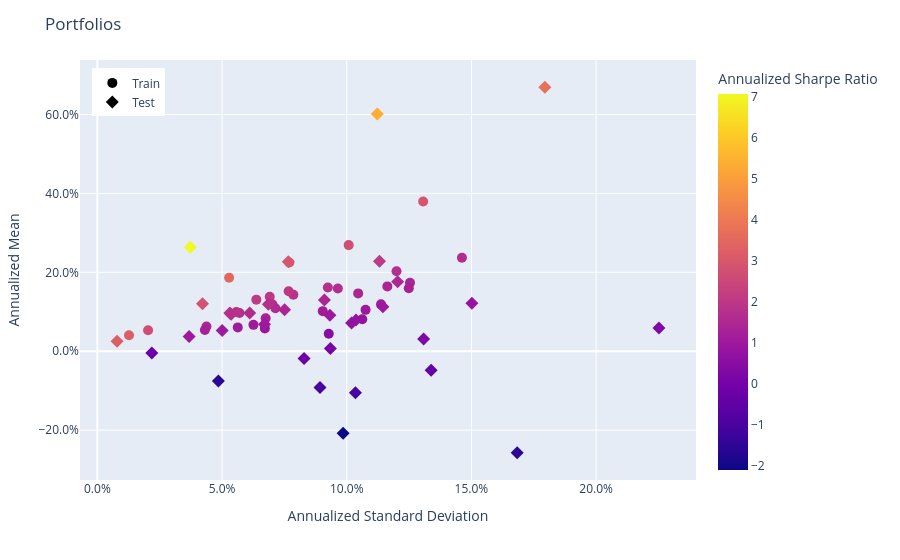

Notebook cell for this chart:
### Code cell
population.plot_measures(
    x=RiskMeasure.ANNUALIZED_STANDARD_DEVIATION,
    y=PerfMeasure.ANNUALIZED_MEAN,
    color_scale=RatioMeasure.ANNUALIZED_SHARPE_RATIO,
    hover_measures=[RiskMeasure.MAX_DRAWDOWN, RatioMeasure.ANNUALIZED_SORTINO_RATIO],
)

### Figure 1 — Plotly figure (JSON) as saved in the notebook; plotly's stock layout.template omitted (floating-point values rounded to 4 significant figures; data arrays with more than 128 entries replaced by an {"elided": "..."} marker saying what was removed)
{"data": [{"customdata": {"elided": "33x4 mixed values"}, "hovertemplate": "<b>%{hovertext}</b><br><br>tag=%{customdata[0]}<br>Annualized Standard Deviation=%{x:.3f}<br>Annualized Mean=%{y:.3f}<br>MAX Drawdown=%{customdata[1]:.3f}<br>Annualized Sortino Ratio=%{customdata[2]:.3f}<br>Annualized Sharpe Ratio=%{marker.color:.3f}<extra></extra>", "hovertext": ["Fold 0", "Fold 1", "Fold 2", "Fold 3", "Fold 4", "Fold 5", "Fold 6", "Fold 7", "Fold 8", "Fold 9", "Fold 10", "Fold 11", "Fold 12", "Fold 13", "Fold 14", "Fold 15", "Fold 16", "Fold 17", "Fold 18", "Fold 19", "Fold 20", "Fold 21", "Fold 22", "Fold 23", "Fold 24", "Fold 25", "Fold 26", "Fold 27", "Fold 28", "Fold 29", "Fold 30", "Fold 31", "Fold 32"], "legendgroup": "Train", "marker": {"color": [1.825, 1.698, 0.8625, 0.4779, 1.069, 1.125, 0.9752, 1.24, 1.648, 1.385, 2.627, 2.0, 1.985, 2.052, 3.195, 1.788, 1.434, 1.747, 1.62, 1.69, 1.402, 1.279, 0.7645, 1.249, 1.073, 1.697, 1.414, 3.523, 1.045, 1.526, 2.921, 2.906, 2.669], "coloraxis": "coloraxis", "size": 10, "symbol": "circle"}, "mode": "markers", "name": "Train", "orientation": "v", "showlegend": true, "type": "scatter", "x": [0.0786, 0.05698, 0.06716, 0.09279, 0.06259, 0.0904, 0.1076, 0.06748, 0.09643, 0.1254, 0.02033, 0.06912, 0.07671, 0.06374, 0.01269, 0.05571, 0.04375, 0.09242, 0.1462, 0.12, 0.1046, 0.1249, 0.1062, 0.04311, 0.0563, 0.07019, 0.1163, 0.05284, 0.1137, 0.07138, 0.07699, 0.1306, 0.1008], "xaxis": "x", "y": [0.1434, 0.09678, 0.05792, 0.04434, 0.06693, 0.1017, 0.1049, 0.08366, 0.1589, 0.1737, 0.05341, 0.1382, 0.1523, 0.1308, 0.04054, 0.09958, 0.06272, 0.1615, 0.2368, 0.2027, 0.1466, 0.1598, 0.08122, 0.05387, 0.06044, 0.1191, 0.1644, 0.1862, 0.1189, 0.1089, 0.2249, 0.3796, 0.269], "yaxis": "y"}, {"customdata": {"elided": "33x4 mixed values"}, "hovertemplate": "<b>%{hovertext}</b><br><br>tag=%{customdata[0]}<br>Annualized Standard Deviation=%{x:.3f}<br>Annualized Mean=%{y:.3f}<br>MAX Drawdown=%{customdata[1]:.3f}<br>Annualized Sortino Ratio=%{customdata[2]:.3f}<br>Annualized Sharpe Ratio=%{marker.color:.3f}<extra></extra>", "hovertext": ["Fold 0", "Fold 1", "Fold 2", "Fold 3", "Fold 4", "Fold 5", "Fold 6", "Fold 7", "Fold 8", "Fold 9", "Fold 10", "Fold 11", "Fold 12", "Fold 13", "Fold 14", "Fold 15", "Fold 16", "Fold 17", "Fold 18", "Fold 19", "Fold 20", "Fold 21", "Fold 22", "Fold 23", "Fold 24", "Fold 25", "Fold 26", "Fold 27", "Fold 28", "Fold 29", "Fold 30", "Fold 31", "Fold 32"], "legendgroup": "Test", "marker": {"color": [-2.108, -0.2199, -1.014, -0.3616, 2.966, 1.463, 1.738, 2.849, 0.2369, 3.728, -0.1922, 1.591, 1.823, 7.067, 3.239, -1.558, 1.022, 0.9815, 0.8101, 0.07234, 1.753, 0.7621, 1.022, 1.403, 1.046, 0.7016, -1.029, 1.425, 0.9836, 5.358, 2.019, 0.2616, -1.528], "coloraxis": "coloraxis", "size": 10, "symbol": "diamond"}, "mode": "markers", "name": "Test", "orientation": "v", "showlegend": true, "type": "scatter", "x": [0.09856, 0.08289, 0.1035, 0.1339, 0.07657, 0.1204, 0.06856, 0.04216, 0.1308, 0.1795, 0.02183, 0.06108, 0.0531, 0.03729, 0.007888, 0.04853, 0.03679, 0.09323, 0.1502, 0.09343, 0.05365, 0.1037, 0.06702, 0.07507, 0.05005, 0.1019, 0.08927, 0.09105, 0.1145, 0.1123, 0.1131, 0.2252, 0.1684], "xaxis": "x", "y": [-0.2078, -0.01823, -0.1049, -0.0484, 0.2271, 0.1761, 0.1191, 0.1201, 0.03099, 0.6691, -0.004196, 0.09716, 0.0968, 0.2636, 0.02555, -0.07558, 0.03762, 0.09151, 0.1217, 0.006758, 0.09404, 0.07903, 0.06851, 0.1053, 0.05233, 0.07151, -0.09189, 0.1298, 0.1126, 0.6014, 0.2284, 0.05892, -0.2572], "yaxis": "y"}], "layout": {"coloraxis": {"colorbar": {"title": {"text": "Annualized Sharpe Ratio"}}, "colorscale": [[0, "#0d0887"], [0.1111, "#46039f"], [0.2222, "#7201a8"], [0.3333, "#9c179e"], [0.4444, "#bd3786"], [0.5556, "#d8576b"], [0.6667, "#ed7953"], [0.7778, "#fb9f3a"], [0.8889, "#fdca26"], [1, "#f0f921"]]}, "legend": {"title": {}, "tracegroupgap": 0, "x": 0.02, "xanchor": "left", "y": 0.98, "yanchor": "top"}, "margin": {"t": 60}, "title": {"text": "Portfolios"}, "xaxis": {"anchor": "y", "domain": [0, 1], "tickformat": ",.1%", "title": {"text": "Annualized Standard Deviation"}}, "yaxis": {"anchor": "x", "domain": [0, 1], "tickformat": ",.1%", "title": {"text": "Annualized Mean"}}}}
